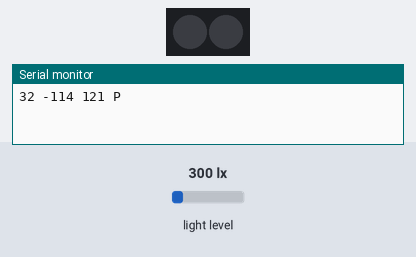
A sketch run on a simulated Arduino Uno, built with avr-gcc and run on an emulated ATmega328P. Parts: 2 RGB LEDs in strip order, left to right, the last lines printed to the serial monitor. Inputs (shaded band) come from the test bench; at power-on: light level 300 lx.

Above: at 6.2 s.
6.3 s: light level set to 40 lx
At 7.87 s:
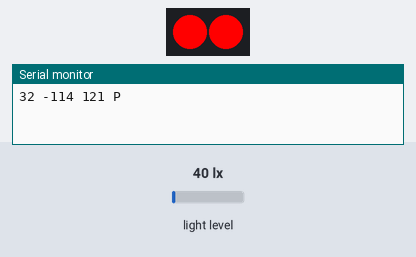
10.0 s: light level set to 500 lx
At 10.87 s:
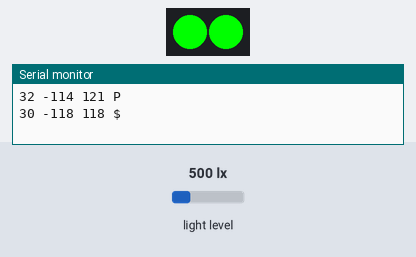
Timing chart, 0 to 19.5 s (numbered marks = the images above; inputs shaded):
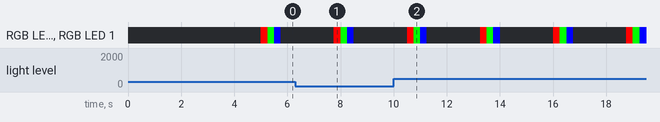

The sketch:

Color_Sensor_v2.ino
```cpp
#include <MeMCore.h>

#define MAX 255
#define DELAY_TIME 250

// Initialize sensors
MeLightSensor lightSensor(PORT_6);
MeRGBLed led(0,30);
MeBuzzer buzzer;

int colorArr[3] = {0};
int whiteArr[3] = {601, 359, 426};
int blackArr[3] = {256, 141, 185};
int greyDiff[3] = {whiteArr[0]-blackArr[0],
                  whiteArr[1]-blackArr[1],
                  whiteArr[2]-blackArr[2]};

void setup() {
  // put your setup code here, to run once:
  led.setpin(13);
  pinMode(7, INPUT); //Define button pin as input

  //begin serial communication
  Serial.begin(9600);

  led.setColor(0,0,0);
  led.show();

  // PRESS BUTTON WITHIN 5 SECS TO CALIBRATE
  delay(5000);
  if (analogRead(7) < 100) {
    calibrateColor();
  }
}

void loop() {
  // put your main code here, to run repeatedly:

  colorChallenge();
  delay(2000);

}

void colorChallenge() {
  int colorArr[3];
  int r, g, b;
  char color = '\0';

  for (int i=0; i<3; i++) {
    led.setColor( (i==0) ? MAX : 0, (i==1) ? MAX : 0 , (i==2) ? MAX : 0);
    led.show();
    delay(DELAY_TIME);
    colorArr[i] = (lightSensor.read() - blackArr[i]) * 255 / greyDiff[i];
  }
  led.setColor(0,0,0);
  led.show();

  r = colorArr[0],
  g = colorArr[1],
  b = colorArr[2];

  // Conditionals to determine color
  // Return 0 for no color detected,
  //        X for black,
  //        R for red,
  //        G for green,
  //        B for blue,
  //        Y for yellow,
  //        P for purple.
  //        $ for error.

  if (r+g+b>100*3) {
    color = '$';
  } else if (r<-80) {
    color = 'Y';
  } else if (r>65) {
    color ='R';
  } else if (r>30 && r<55) {
    if (g>80)
      color = 'B';
    else
      color = 'P';
  } else if (g>30) {
    color = 'G';
  } else if (r<0 && g<0 && b<0){
    color = 'X';
  } else {
    color = '$';
  }

  printArr(colorArr);
  Serial.println(color);

  // INSTRUCTIONS FOR EACH COLOR
  switch (color) {
    // PLEASE UPDATE INPUT INSTRUCTIONS
     case 'X': break;
     case 'R': break;
     case 'G': break;
     case 'B': break;
     case 'Y': break;
     case 'P': break;
   }
}

void calibrateColor () {
  int i;

  // QUICKLY PUT BLACK DURING THE FIRST BUZZER
  buzzer.tone (600, 2000);

  for (int i=0; i<3; i++) {
    led.setColor( (i==0) ? MAX : 0, (i==1) ? MAX : 0 , (i==2) ? MAX : 0);
    led.show();
    delay(DELAY_TIME);
    blackArr[i] = lightSensor.read();
  }

  led.setColor(0,0,0);
  led.show();

  // QUICKLY PUT WHITE DURING THE SECOND BUZZER
  buzzer.tone (600, 2000);

  for (int i=0; i<3; i++) {
    led.setColor( (i==0) ? MAX : 0, (i==1) ? MAX : 0 , (i==2) ? MAX : 0);
    led.show();
    delay(DELAY_TIME);
    whiteArr[i] = lightSensor.read();
  }

  led.setColor(0,0,0);
  led.show();

  for (int i=0; i<3; i++) {
    greyDiff[i] = whiteArr[i]-blackArr[i];
  }

  Serial.print("black: ");
  printArr(blackArr);
  Serial.print("\n");
  Serial.print("white: ");
  printArr(whiteArr);\
  Serial.print("\n");

  // PLAY A TUNE AFTER DONE CALIBRATING
  buzzer.tone (440, 200);
  buzzer.tone (880, 200);
  buzzer.tone (1320, 200);
}

void printArr (int arr[]) {
  for (int i=0; i<3; i++) {
    Serial.print(arr[i]);
    Serial.print(" ");
  }
//  Serial.print("\n");
}
```
